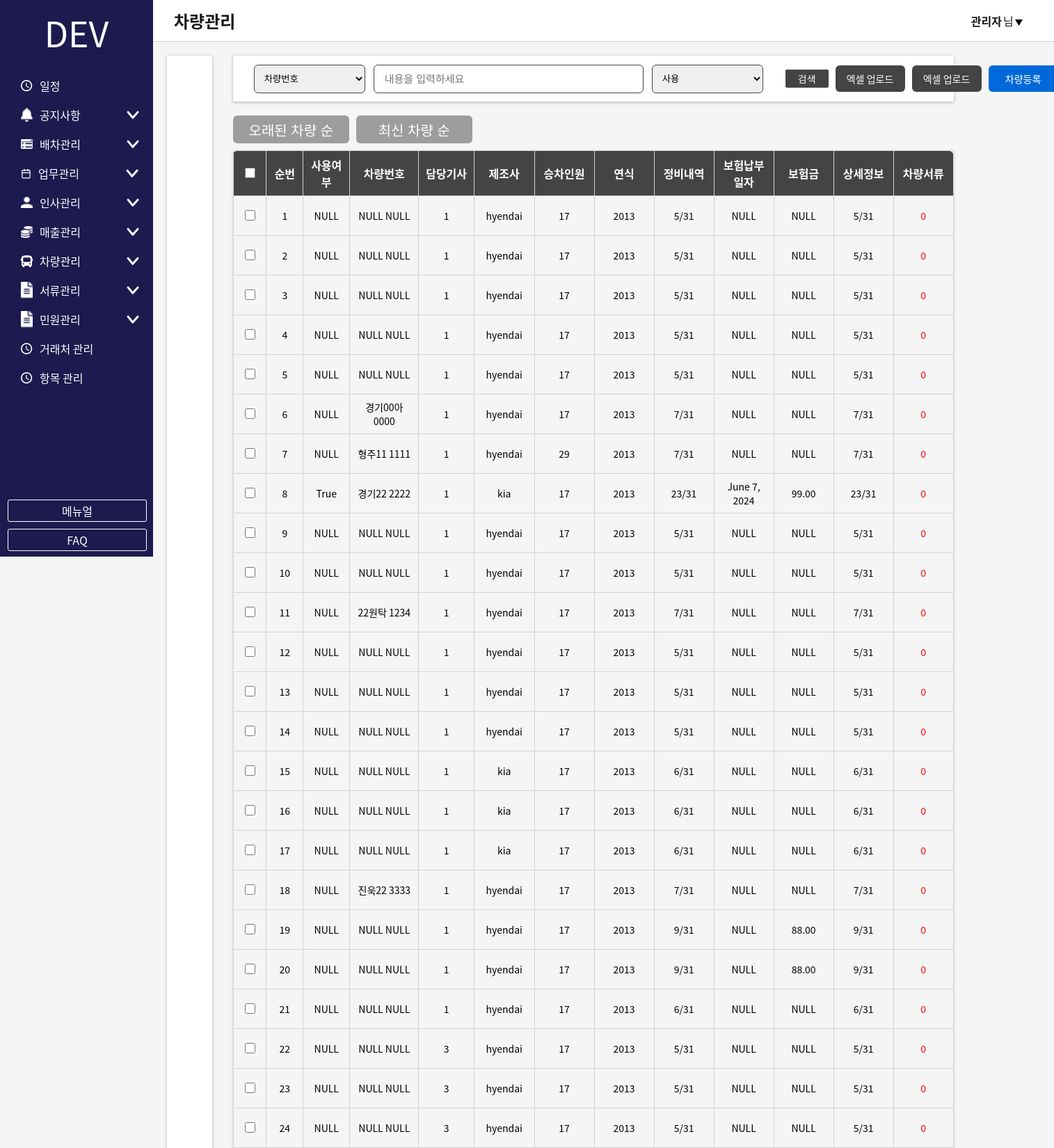
The page / (upper part) on the database its author committed.
### vehicles_app/models.py (models this page shows, shortened)
class Vehicle(models.Model):
    license_number_0 = models.CharField(max_length=5, unique=True, verbose_name="차량 앞번호", blank=True, null=True)
    license_number_1 = models.CharField(max_length=5, unique=True, verbose_name="차량 뒷번호", blank=True, null=True)
    passenger_capacity = models.IntegerField(verbose_name="승차인원", blank=True, null=True)
    release_date = models.DateField(verbose_name="출고일자(연도)", blank=True, null=True)
    vehicle_type = models.CharField(max_length=50, verbose_name="차량종류", blank=True, null=True)
    manufacturer = models.CharField(max_length=50, verbose_name="제조사", blank=True, null=True)
    model_year = models.CharField(max_length=4, verbose_name="모델연도", blank=True, null=True)
    chassis_number = models.CharField(max_length=50, unique=True, verbose_name="차대번호", blank=True, null=True)
    engine_type = models.CharField(max_length=50, verbose_name="원동기형식", blank=True, null=True)
    driver = models.CharField(max_length=50, verbose_name="담당기사", blank=True, null=True)
    inspection_date = models.DateField(verbose_name="정기점검일", blank=True, null=True)
    usage_status = models.BooleanField(default=False, verbose_name="사용 여부", blank=True, null=True)
    vehicle_price = models.DecimalField(max_digits=10, decimal_places=2, verbose_name="차량가격", blank=True, null=True)
    plate_price = models.DecimalField(max_digits=10, decimal_places=2, verbose_name="번호판가격", blank=True, null=True)
    insurance_cost = models.DecimalField(max_digits=10, decimal_places=2, verbose_name="보험비", blank=True, null=True)
    maintenance_cost = models.DecimalField(max_digits=10, decimal_places=2, verbose_name="정비(월)", blank=True, null=True)
    tuning_cost = models.DecimalField(max_digits=10, decimal_places=2, verbose_name="튜닝(일)", blank=True, null=True)
    depreciation_cost = models.DecimalField(max_digits=10, decimal_places=2, verbose_name="감가상각(월)", blank=True, null=True)
    depreciation_year = models.DecimalField(max_digits=10, decimal_places=2, verbose_name="감가기준년도", blank=True, null=True)
    installment_cost = models.DecimalField(max_digits=10, decimal_places=2, verbose_name="할부", blank=True, null=True)
    led_display = models.BooleanField(default=False, verbose_name="전광판 유무", blank=True, null=True)
    karaoke = models.BooleanField(default=False, verbose_name="노래방 유무", blank=True, null=True)
    hot_water_heater = models.BooleanField(default=False, verbose_name="온수기 유무", blank=True, null=True)
    refrigerator = models.BooleanField(default=False, verbose_name="냉장고 유무", blank=True, null=True)
    usb = models.BooleanField(default=False, verbose_name="USB", blank=True, null=True)
    tv = models.BooleanField(default=False, verbose_name="TV", blank=True, null=True)
    notes = models.TextField(blank=True, verbose_name="비고", null=True)
    remaining_installment = models.DecimalField(max_digits=10, decimal_places=2, verbose_name="남은 할부액", blank=True, null=True)
    insurance_payment_date = models.DateField(verbose_name="보험납부일", blank=True, null=True)
    type = models.CharField(max_length=50, verbose_name="형식", blank=True, null=True)
    class Meta:
        unique_together = ['license_number_0', 'license_number_1']
    def detail_info(self):
        fields_filled = sum(1 for field in self._meta.fields if getattr(self, field.name))
        total_fields = len(self._meta.fields)
        return f"{fields_filled}/{total_fields}"
    def get_total_documents(self):
        return self.documents.count()

### vehicles_app/views.py (the view)
# urls.py: path("", main_page, name='MainPage'),
def main_page(request):
    form = VehicleForm()
    vehicles = Vehicle.objects.all()
    return render(request, 'MainPage.html', {'form': form, 'vehicles': vehicles})

### vehicles_app/templates/MainPage.html (shortened to what this page needs)
<!DOCTYPE html>
<html lang="en">
  <head>
    {% load static %}
    <link rel="stylesheet" href="{% static 'vehicles/css/global.css' %}" />
    <link rel="stylesheet" href="{% static 'vehicles/css/header.css' %}" />
    <link rel="stylesheet" href="{% static 'vehicles/css/main-container.css' %}" />
    <link rel="stylesheet" href="{% static 'vehicles/css/search.css' %}" />
    <link rel="stylesheet" href="{% static 'vehicles/css/sidemenu.css' %} " />
    <link rel="stylesheet" href="{% static 'vehicles/css/MainPage_Vehicle.css' %}" />
    <link rel="stylesheet" href="{% static 'vehicles/css/Bonus.css' %}" />
    <link rel="stylesheet" href="{% static 'vehicles/css/Complaint.css' %}" />
  </head>
  <body>
    <div class="trp">
      <div class="sideMenu">
        {% include 'sidebar.html' %}
      </div>
      <div class="mainContainer">
        <div class="header">
          {% include  'header.html' %}
        </div>
        <div class="mainContents">
          <div class="graphContainer">
            <button class="graphMoveButton" type="button">
            </button>
          </div>
          <div class="mainContentsContainer">
            <div class="searchContainer">
              {% include 'searchContainer.html' %}
            </div>
            <div class="filterContainer">
              <button class="filterOrder">오래된 차량 순</button>
              <button class="filterOrder filterNew">최신 차량 순</button>
            </div>
            <div class="tableContainer">
              {% include 'vehicle_table.html' %}
            </div>
          </div>
        </div>
      </div>
    </div>
  </body>
</html>

### vehicles_app/templates/sidebar.html (shortened to what this page needs)
{% load static %}
<div class="logoBox">
    <a href="/service" style="color: white; font-size: 5rem">DEV</a>
  </div>
  <div class="sideMenuNav">
    <ul class="sideMenuNav1">
      <div class="nav1Box" style="background-color: rgb(28, 26, 78)">
        <li class="nav1BoxMenu">
          <img class="nav1BoxMenuImg" src="{% static 'vehicles/images/calendar.png' %}" alt="일정 아이콘"/>
          <a href="/service" class="nonDepth2Menu">일정</a>
        </li>
      </div>
      <div class="nav1Box" style="background-color: rgb(28, 26, 78)">
        <li class="nav1BoxMenu nav1BoxMenuHaveDepth2">
          <img class="nav1BoxMenuImg" src="{% static 'vehicles/images/notice.png' %}" alt="공지사항 아이콘"/>
          <div>공지사항</div>
          <svg class="sideMenuArrow" xmlns="http://www.w3.org/2000/svg" width="18.228" height="11.84" viewBox="0 0 18.228 11.84">
            <path id="패스_256" data-name="패스 256" d="M0,0,6.753,8.223,14,0" transform="translate(2.111 2.117)" fill="none" stroke="#fff" stroke-linecap="round" stroke-linejoin="round" stroke-width="3"></path>
          </svg>
        </li>
      </div>
      <div class="nav1Box" style="background-color: rgb(28, 26, 78)">
        <li class="nav1BoxMenu nav1BoxMenuHaveDepth2">
          <img class="nav1BoxMenuImg" src="{% static 'vehicles/images/dispatchSystem.png' %}" alt="배차시스템 아이콘"/>
          <div>배차관리</div>
          <svg class="sideMenuArrow" xmlns="http://www.w3.org/2000/svg" width="18.228" height="11.84" viewBox="0 0 18.228 11.84">
            <path id="패스_256" data-name="패스 256" d="M0,0,6.753,8.223,14,0" transform="translate(2.111 2.117)" fill="none" stroke="#fff" stroke-linecap="round" stroke-linejoin="round" stroke-width="3"></path>
          </svg>
        </li>
      </div>
      <div class="nav1Box" style="background-color: rgb(28, 26, 78)">
        <li class="nav1BoxMenu nav1BoxMenuHaveDepth2">
          <div>업무관리</div>
          <svg class="sideMenuArrow" xmlns="http://www.w3.org/2000/svg" width="18.228" height="11.84" viewBox="0 0 18.228 11.84">
            <path id="패스_256" data-name="패스 256" d="M0,0,6.753,8.223,14,0" transform="translate(2.111 2.117)" fill="none" stroke="#fff" stroke-linecap="round" stroke-linejoin="round" stroke-width="3"></path>
          </svg>
        </li>
      </div>
      <div class="nav1Box" style="background-color: rgb(28, 26, 78)">
        <li class="nav1BoxMenu nav1BoxMenuHaveDepth2">
          <img class="nav1BoxMenuImg" src="{% static '/vehicles/images/HRManagement.png' %}" alt="인사관리 아이콘"/>
          <div>인사관리</div>
          <svg class="sideMenuArrow" xmlns="http://www.w3.org/2000/svg" width="18.228" height="11.84" viewBox="0 0 18.228 11.84">
            <path id="패스_256" data-name="패스 256" d="M0,0,6.753,8.223,14,0" transform="translate(2.111 2.117)" fill="none" stroke="#fff" stroke-linecap="round" stroke-linejoin="round" stroke-width="3"></path>
          </svg>
        </li>
      </div>
      <div class="nav1Box">
        <li class="nav1BoxMenu nav1BoxMenuHaveDepth2">
          <img class="nav1BoxMenuImg" src="{% static 'vehicles/images/accountingSystem.png' %}" alt="경리시스템 아이콘"/>
          <div>매출관리</div>
          <svg class="sideMenuArrow" xmlns="http://www.w3.org/2000/svg" width="18.228" height="11.84" viewBox="0 0 18.228 11.84">
            <path id="패스_256" data-name="패스 256" d="M0,0,6.753,8.223,14,0" transform="translate(2.111 2.117)" fill="none" stroke="#fff" stroke-linecap="round" stroke-linejoin="round" stroke-width="3"></path>
          </svg>
        </li>
      </div>
      <div class="nav1Box">
        <li class="nav1BoxMenu nav1BoxMenuHaveDepth2">
          <img class="nav1BoxMenuImg" src="{% static 'vehicles/images/vehicleManagement.png' %}" alt="차량관리 아이콘"/>
          <div>차량관리</div>
          <svg class="sideMenuArrow" xmlns="http://www.w3.org/2000/svg" width="18.228" height="11.84" viewBox="0 0 18.228 11.84">
            <path id="패스_256" data-name="패스 256" d="M0,0,6.753,8.223,14,0" transform="translate(2.111 2.117)" fill="none" stroke="#fff" stroke-linecap="round" stroke-linejoin="round" stroke-width="3"></path>
          </svg>
        </li>
      </div>
      <div class="nav1Box">
        <li class="nav1BoxMenu nav1BoxMenuHaveDepth2">
          <img class="nav1BoxMenuImg" src="{% static 'vehicles/images/document.png' %}" alt="공지사항 아이콘"/>
          <div>서류관리</div>
          <svg class="sideMenuArrow" xmlns="http://www.w3.org/2000/svg" width="18.228" height="11.84" viewBox="0 0 18.228 11.84">
            <path id="패스_256" data-name="패스 256" d="M0,0,6.753,8.223,14,0" transform="translate(2.111 2.117)" fill="none" stroke="#fff" stroke-linecap="round" stroke-linejoin="round" stroke-width="3"></path>
          </svg>
        </li>
      </div>
      <div class="nav1Box">
        <li class="nav1BoxMenu nav1BoxMenuHaveDepth2">
          <img class="nav1BoxMenuImg" src="{% static 'vehicles/images/document.png' %}" alt="공지사항 아이콘"/>
          <div>민원관리</div>
          <svg class="sideMenuArrow" xmlns="http://www.w3.org/2000/svg" width="18.228" height="11.84" viewBox="0 0 18.228 11.84">
            <path id="패스_256" data-name="패스 256" d="M0,0,6.753,8.223,14,0" transform="translate(2.111 2.117)" fill="none" stroke="#fff" stroke-linecap="round" stroke-linejoin="round" stroke-width="3"></path>
          </svg>
        </li>
      </div>
      <div class="nav1Box">
        <li class="nav1BoxMenu">
          <img class="nav1BoxMenuImg" src="{% static 'vehicles/images/calendar.png' %}" alt="일정 아이콘"/>
          <a href="/member/setting/client" class="nonDepth2Menu">거래처 관리</a>
        </li>
      </div>
      <div class="nav1Box">
        <li class="nav1BoxMenu">
          <img class="nav1BoxMenuImg" src="{% static 'vehicles/images/calendar.png' %}" alt="일정 아이콘"/>
          <a href="/member/setting" class="nonDepth2Menu">항목 관리</a>
        </li>
      </div>
    </ul>
  </div>
  <div class="manualArea">
    <a href="../templates/test.pdf" download="trpManual.pdf">
      <div>메뉴얼</div>
    </a>
    <a href="http://kingbuserp.link/">
      <div>FAQ</div>
    </a>
  </div>

### vehicles_app/templates/header.html (shortened to what this page needs)
{% load static %}
<div class="headerTitle">
    차량관리
  </div>
  <div class="profile">
    <span class="userName">관리자</span>
    <div>
      <span>님</span>
      <img src="{% static 'vehicles/images/profileArrow.png' %}" alt="아래 화살표 아이콘"/>
    </div>
  </div>

### vehicles_app/templates/searchContainer.html (shortened to what this page needs)
<form class="searchForm">
    <select name="type" class="searchType">
      <option value="vehicleNumber" selected>차량번호</option>
    </select>
    <input type="textarea" placeholder="내용을 입력하세요">
    <select name="onOff" class="searchType">
      <option value="on">사용</option>
    </select>
    <input type="submit" class="searchFormSearchBtn" value="검색">
  </form>
  <div class="headerFlex">
    <div id="uploadExcelBtn" class="headerBtn">엑셀 업로드</div>
    <div id="downloadExcelBtn" class="headerBtn">엑셀 업로드</div>
    <div class="headerBtn addPeople" onclick="openCreatePopup()">차량등록</div>
  </div>

### vehicles_app/templates/vehicle_table.html
{% load static %}
<table class="tableList">
    <thead>
      <tr class="tableListHeadTr">
        <th><input type="checkbox" class="amountCheckAll"></th>
        <th>순번</th>
        <th>사용여부</th>
        <th>차량번호</th>
        <th>담당기사</th>
        <th>제조사</th>
        <th>승차인원</th>
        <th>연식</th>
        <th>정비내역</th>
        <th>보험납부일자</th>
        <th>보험금</th>
        <th>상세정보</th>
        <th>차량서류</th>
      </tr>
    </thead>
    <tbody id="vehicle-table-body">
        {% for vehicle in vehicles %}
        <tr>
            <td><input type="checkbox"></td>
            <td>{{ forloop.counter }}</td>
            <td>{{ vehicle.usage_status|default:"NULL" }}</td>
            <td>{{ vehicle.license_number_0|default:"NULL" }} {{ vehicle.license_number_1|default:"NULL" }}</td>
            <td>{{ vehicle.driver|default:"NULL" }}</td>
            <td>{{ vehicle.manufacturer|default:"NULL" }}</td>
            <td>{{ vehicle.passenger_capacity|default:"NULL" }}</td>
            <td>{{ vehicle.model_year|default:"NULL" }}</td>
            <td onclick="openMaintenancePopup()">{{ vehicle.detail_info }}</td>
            <td>{{ vehicle.insurance_payment_date|default:"NULL" }}</td>
            <td>{{ vehicle.insurance_cost|default:"NULL" }}</td>
            <td onclick="openUpdatePopup()">{{ vehicle.detail_info }}</td>
            <td onclick="openDocumentPopup()">{{ vehicle.get_total_documents }}</td>
        </tr>
        {% endfor %}
    </tbody>
  </table>

### rows shown on the page
Vehicle: usage_status "NULL", license_number_0 "NULL", license_number_1 "NULL", driver "1", manufacturer "hyendai", passenger_capacity "17", model_year "2013", detail_info "5/31", insurance_payment_date "NULL", insurance_cost "NULL", get_total_documents "0"
Vehicle: usage_status "NULL", license_number_0 "NULL", license_number_1 "NULL", driver "1", manufacturer "hyendai", passenger_capacity "17", model_year "2013", detail_info "5/31", insurance_payment_date "NULL", insurance_cost "NULL", get_total_documents "0"
Vehicle: usage_status "NULL", license_number_0 "NULL", license_number_1 "NULL", driver "1", manufacturer "hyendai", passenger_capacity "17", model_year "2013", detail_info "5/31", insurance_payment_date "NULL", insurance_cost "NULL", get_total_documents "0"
Vehicle: usage_status "NULL", license_number_0 "NULL", license_number_1 "NULL", driver "1", manufacturer "hyendai", passenger_capacity "17", model_year "2013", detail_info "5/31", insurance_payment_date "NULL", insurance_cost "NULL", get_total_documents "0"
Vehicle: usage_status "NULL", license_number_0 "NULL", license_number_1 "NULL", driver "1", manufacturer "hyendai", passenger_capacity "17", model_year "2013", detail_info "5/31", insurance_payment_date "NULL", insurance_cost "NULL", get_total_documents "0"
Vehicle: usage_status "NULL", license_number_0 "경기00아", license_number_1 "0000", driver "1", manufacturer "hyendai", passenger_capacity "17", model_year "2013", detail_info "7/31", insurance_payment_date "NULL", insurance_cost "NULL", get_total_documents "0"
Vehicle: usage_status "NULL", license_number_0 "형주11", license_number_1 "1111", driver "1", manufacturer "hyendai", passenger_capacity "29", model_year "2013", detail_info "7/31", insurance_payment_date "NULL", insurance_cost "NULL", get_total_documents "0"
Vehicle: usage_status "True", license_number_0 "경기22", license_number_1 "2222", driver "1", manufacturer "kia", passenger_capacity "17", model_year "2013", detail_info "23/31", insurance_payment_date "June 7, 2024", insurance_cost "99.00", get_total_documents "0"
Vehicle: usage_status "NULL", license_number_0 "NULL", license_number_1 "NULL", driver "1", manufacturer "hyendai", passenger_capacity "17", model_year "2013", detail_info "5/31", insurance_payment_date "NULL", insurance_cost "NULL", get_total_documents "0"
Vehicle: usage_status "NULL", license_number_0 "NULL", license_number_1 "NULL", driver "1", manufacturer "hyendai", passenger_capacity "17", model_year "2013", detail_info "5/31", insurance_payment_date "NULL", insurance_cost "NULL", get_total_documents "0"
Vehicle: usage_status "NULL", license_number_0 "22원탁", license_number_1 "1234", driver "1", manufacturer "hyendai", passenger_capacity "17", model_year "2013", detail_info "7/31", insurance_payment_date "NULL", insurance_cost "NULL", get_total_documents "0"
Vehicle: usage_status "NULL", license_number_0 "NULL", license_number_1 "NULL", driver "1", manufacturer "hyendai", passenger_capacity "17", model_year "2013", detail_info "5/31", insurance_payment_date "NULL", insurance_cost "NULL", get_total_documents "0"
Vehicle: usage_status "NULL", license_number_0 "NULL", license_number_1 "NULL", driver "1", manufacturer "hyendai", passenger_capacity "17", model_year "2013", detail_info "5/31", insurance_payment_date "NULL", insurance_cost "NULL", get_total_documents "0"
Vehicle: usage_status "NULL", license_number_0 "NULL", license_number_1 "NULL", driver "1", manufacturer "hyendai", passenger_capacity "17", model_year "2013", detail_info "5/31", insurance_payment_date "NULL", insurance_cost "NULL", get_total_documents "0"
Vehicle: usage_status "NULL", license_number_0 "NULL", license_number_1 "NULL", driver "1", manufacturer "kia", passenger_capacity "17", model_year "2013", detail_info "6/31", insurance_payment_date "NULL", insurance_cost "NULL", get_total_documents "0"
Vehicle: usage_status "NULL", license_number_0 "NULL", license_number_1 "NULL", driver "1", manufacturer "kia", passenger_capacity "17", model_year "2013", detail_info "6/31", insurance_payment_date "NULL", insurance_cost "NULL", get_total_documents "0"
Vehicle: usage_status "NULL", license_number_0 "NULL", license_number_1 "NULL", driver "1", manufacturer "kia", passenger_capacity "17", model_year "2013", detail_info "6/31", insurance_payment_date "NULL", insurance_cost "NULL", get_total_documents "0"
Vehicle: usage_status "NULL", license_number_0 "진욱22", license_number_1 "3333", driver "1", manufacturer "hyendai", passenger_capacity "17", model_year "2013", detail_info "7/31", insurance_payment_date "NULL", insurance_cost "NULL", get_total_documents "0"
Vehicle: usage_status "NULL", license_number_0 "NULL", license_number_1 "NULL", driver "1", manufacturer "hyendai", passenger_capacity "17", model_year "2013", detail_info "9/31", insurance_payment_date "NULL", insurance_cost "88.00", get_total_documents "0"
Vehicle: usage_status "NULL", license_number_0 "NULL", license_number_1 "NULL", driver "1", manufacturer "hyendai", passenger_capacity "17", model_year "2013", detail_info "9/31", insurance_payment_date "NULL", insurance_cost "88.00", get_total_documents "0"
Vehicle: usage_status "NULL", license_number_0 "NULL", license_number_1 "NULL", driver "1", manufacturer "hyendai", passenger_capacity "17", model_year "2013", detail_info "6/31", insurance_payment_date "NULL", insurance_cost "NULL", get_total_documents "0"
Vehicle: usage_status "NULL", license_number_0 "NULL", license_number_1 "NULL", driver "3", manufacturer "hyendai", passenger_capacity "17", model_year "2013", detail_info "5/31", insurance_payment_date "NULL", insurance_cost "NULL", get_total_documents "0"
Vehicle: usage_status "NULL", license_number_0 "NULL", license_number_1 "NULL", driver "3", manufacturer "hyendai", passenger_capacity "17", model_year "2013", detail_info "5/31", insurance_payment_date "NULL", insurance_cost "NULL", get_total_documents "0"
Vehicle: usage_status "NULL", license_number_0 "NULL", license_number_1 "NULL", driver "3", manufacturer "hyendai", passenger_capacity "17", model_year "2013", detail_info "5/31", insurance_payment_date "NULL", insurance_cost "NULL", get_total_documents "0"
